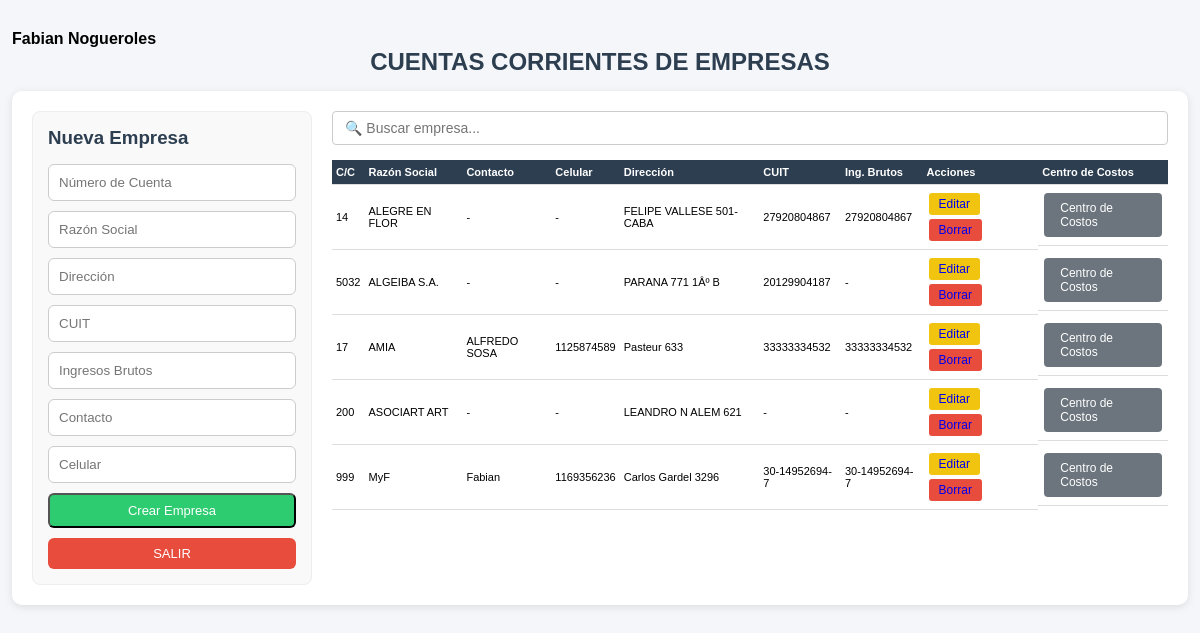
The page /php/00_administracion/cuentas_empresas/listado_empresas.php (signed in) on the database its author committed.
### tables this page shows
CREATE TABLE `usuarios` (
  `id` int(4) NOT NULL AUTO_INCREMENT,
  `nombre` varchar(50) NOT NULL,
  `telefono` int(10) NOT NULL,
  `email` varchar(50) NOT NULL,
  `password` varchar(100) NOT NULL,
  `permisos` varchar(15) NOT NULL,
  `estado` varchar(15) NOT NULL,
  `nom_apellido` varchar(50) NOT NULL,
  PRIMARY KEY (`id`)
);

CREATE TABLE `cuenta_empresa` (
  `id` int(4) NOT NULL AUTO_INCREMENT,
  `id_empresa` int(4) NOT NULL,
  `razon_social` varchar(50) NOT NULL,
  `dir` varchar(50) NOT NULL,
  `cuit` varchar(20) DEFAULT NULL,
  `inc_brutos` varchar(20) DEFAULT NULL,
  `contacto_1` varchar(50) DEFAULT NULL,
  `cel_1` int(10) DEFAULT NULL,
  `observaciones` int(4) NOT NULL,
  PRIMARY KEY (`id`)
);

### funciones/funciones.php (called while the page is built, shortened)
<?php
function nombre_usuario()
{
    $id = $_SESSION['id_usuario'];
    $sql = "SELECT * FROM usuarios WHERE id = :id LIMIT 1";
    $pdo = conexion();
    $stmt = $pdo->prepare($sql);
    $stmt->bindParam(':id', $id, PDO::PARAM_INT);
    $stmt->execute();
    $row = $stmt->fetch(PDO::FETCH_ASSOC);
    return [
        'id' => $id,
        'nombre' => $row['nom_apellido'] ?? ''
    ];
}
function conexion()
{
    $host = 'localhost';
    $db   = 'app_viajes';
    $user = 'root';
    $pass = 'belgrado';
    try {
        $dsn = "mysql:host=$host;dbname=$db;charset=utf8mb4";
        $conn = new PDO($dsn, $user, $pass, [
            PDO::ATTR_ERRMODE => PDO::ERRMODE_EXCEPTION,
            PDO::ATTR_DEFAULT_FETCH_MODE => PDO::FETCH_ASSOC,
            PDO::MYSQL_ATTR_INIT_COMMAND => "SET NAMES utf8mb4"
        ]);
        return $conn;
    } catch (PDOException $e) {
        echo "Error de conexión: " . $e->getMessage();
    }
}
?>
<?php
function obtenerEmpresas()
{
    $pdo = conexion();
    $sql = "SELECT * FROM cuenta_empresa ORDER BY razon_social ASC";
    return $pdo->query($sql)->fetchAll(PDO::FETCH_ASSOC);
}

### php/00_administracion/cuentas_empresas/listado_empresas.php (the view, shortened to what this page needs)
<?php
include_once "../../../funciones/funciones.php";
$usuario = nombre_usuario();
$nombre_usuario = $usuario['nombre'];
$empresa = null;
$empresas = obtenerEmpresas();
?>
<!DOCTYPE html>
<html lang="es">
<head>
    <link rel="stylesheet" href="../../../css/estilos.css">
</head>
<body>
    <div class="container">
        <span><strong><?php echo htmlspecialchars($nombre_usuario) ?></strong></span>
        <h2 class="text-center">CUENTAS CORRIENTES DE EMPRESAS</h2>
        <div class="card operadores-layout">
            <div class="col-form">
                <h3><?= $empresa ? "Editar Empresa" : "Nueva Empresa"; ?></h3>
                <form method="POST">
                    <input type="number" name="numero_cuenta"
                        placeholder="Número de Cuenta"
                        value="<?= $empresa['id_empresa'] ?? '' ?>" required>
                    <input type="text" name="razon_social"
                        placeholder="Razón Social"
                        value="<?= $empresa['razon_social'] ?? '' ?>" required>
                    <input type="text" name="dir"
                        placeholder="Dirección"
                        value="<?= $empresa['dir'] ?? '' ?>">
                    <input type="text" name="cuit"
                        placeholder="CUIT"
                        value="<?= $empresa['cuit'] ?? '' ?>">
                    <input type="text" name="inc_brutos"
                        placeholder="Ingresos Brutos"
                        value="<?= $empresa['inc_brutos'] ?? '' ?>">
                    <input type="text" name="contacto_1"
                        placeholder="Contacto"
                        value="<?= $empresa['contacto_1'] ?? '' ?>">
                    <input type="text" name="cel_1"
                        placeholder="Celular"
                        value="<?= $empresa['cel_1'] ?? '' ?>">
                    <button type="submit" name="guardar" class="btn btn-success">
                        <?= $empresa ? "Actualizar" : "Crear Empresa"; ?>
                    </button>
                    <a href="../../inicio_0.php" class="btn btn-danger">SALIR</a>
                </form>
            </div>
            <div class="col-tabla">
                <div class="buscador">
                    <input type="text" id="buscarEmpresa" placeholder="🔍 Buscar empresa...">
                </div>
                <table class="table" id="tablaEmpresas">
                    <thead>
                        <tr>
                            <th>C/C</th>
                            <th>Razón Social</th>
                            <th>Contacto</th>
                            <th>Celular</th>
                            <th>Dirección</th>
                            <th>CUIT</th>
                            <th>Ing. Brutos</th>
                            <th>Acciones</th>
                            <th>Centro de Costos</th>
                        </tr>
                    </thead>
                    <tbody>
                        <?php if (empty($empresas)): ?>
                            <tr>
                                <td colspan="9" style="text-align:center; color:#999;">No hay empresas registradas</td>
                            </tr>
                        <?php else: ?>
                            <?php foreach ($empresas as $e): ?>
                                <tr>
                                    <td><?= htmlspecialchars($e['id_empresa']) ?></td>
                                    <td><?= htmlspecialchars($e['razon_social']) ?></td>
                                    <td><?= htmlspecialchars($e['contacto_1'] ?? '-') ?></td>
                                    <td><?= htmlspecialchars($e['cel_1'] ?? '-') ?></td>
                                    <td><?= htmlspecialchars($e['dir'] ?? '-') ?></td>
                                    <td><?= htmlspecialchars($e['cuit'] ?? '-') ?></td>
                                    <td><?= htmlspecialchars($e['inc_brutos'] ?? '-') ?></td>
                                    <td>
                                        <a href="?editar=<?= $e['id'] ?>" class="btn-accion btn-warning">Editar</a>
                                        <a href="?borrar=<?= $e['id'] ?>" class="btn-accion btn-danger"
                                            onclick="return confirm('¿Eliminar empresa? Esto eliminará también sus centros de costo y autorizantes.')">Borrar</a>
                                    </td>
                                    <td>
                                        <a href="centro_de_costos.php?id_empresa=<?= $e['id'] ?>" class="btn-accion btn-gray">
                                            Centro de Costos
                                        </a>
                                    </td>
                                </tr>
                            <?php endforeach; ?>
                        <?php endif; ?>
                    </tbody>
                </table>
            </div>
        </div>
    </div>
</body>
</html>

### css/estilos.css (style rules this page uses)
:root { --primary: #3498db; --success: #2ecc71; --warning: #f1c40f; --danger: #e74c3c; --dark: #2c3e50; --gray: #7f8c8d; --bg: #f4f6f9; }
* { margin: 0; padding: 0; box-sizing: border-box; }
body { font-family: Arial, sans-serif; background: var(--bg); }
.container { width: 98%; max-width: 1400px; margin: 30px auto; }
h2, h3 { margin-bottom: 15px; color: var(--dark); }
.text-center { text-align: center; }
.card { background: #fff; padding: 20px; border-radius: 10px; box-shadow: 0 2px 8px rgba(0,0,0,0.1); }
.btn { display: inline-block; padding: 8px 12px; border-radius: 6px; text-decoration: none; color: #fff; font-size: 13px; text-align: center; white-space: nowrap; }
.btn-success { background: var(--success); }
.btn-warning { background: var(--warning); }
.btn-danger { background: var(--danger); }
.btn-gray { background: var(--gray); }
form { display: flex; flex-direction: column; gap: 10px; }
input, select { padding: 10px; border-radius: 6px; border: 1px solid #ccc; width: 100%; }
.table { width: 100%; border-collapse: collapse; font-size: 11px; }
.table thead { background: var(--dark); color: white; }
.table th, .table td { padding: 6px 4px; border-bottom: 1px solid #ddd; text-align: left; vertical-align: middle; }
.operadores-layout { display: grid; grid-template-columns: 280px 1fr; gap: 20px; align-items: start; }
.col-form { background: #f9f9f9; padding: 15px; border-radius: 8px; border: 1px solid #eee; position: sticky; top: 20px; }
.col-tabla { width: 100%; overflow-x: auto; }
.table td:last-child { display: flex; gap: 4px; justify-content: flex-start; align-items: center; }

### php/00_administracion/cuentas_empresas/listado_empresas.php (style rules this page uses)
.buscador { margin-bottom: 15px; }
.buscador input { width: 100%; padding: 8px 12px; border-radius: 4px; border: 1px solid #ccc; font-size: 14px; }
.btn-accion { display: inline-block; padding: 4px 10px; margin: 2px; border-radius: 3px; text-decoration: none; font-size: 12px; }
.btn-gray { background: #6c757d; color: white; padding: 8px 16px; border-radius: 4px; text-decoration: none; border: none; cursor: pointer; display: inline-block; }

### rows shown on the page
usuarios: nom_apellido "Fabian Nogueroles"
cuenta_empresa: id_empresa "14", razon_social "ALEGRE EN FLOR", contacto_1 "-", cel_1 "-", dir "FELIPE VALLESE 501-CABA", cuit "27920804867", inc_brutos "27920804867"
cuenta_empresa: id_empresa "5032", razon_social "ALGEIBA S.A.", contacto_1 "-", cel_1 "-", dir "PARANA 771 1Âº B", cuit "20129904187", inc_brutos "-"
cuenta_empresa: id_empresa "17", razon_social "AMIA", contacto_1 "ALFREDO SOSA", cel_1 "1125874589", dir "Pasteur 633", cuit "33333334532", inc_brutos "33333334532"
cuenta_empresa: id_empresa "200", razon_social "ASOCIART ART", contacto_1 "-", cel_1 "-", dir "LEANDRO N ALEM 621", cuit "-", inc_brutos "-"
cuenta_empresa: id_empresa "999", razon_social "MyF", contacto_1 "Fabian", cel_1 "1169356236", dir "Carlos Gardel 3296", cuit "30-14952694-7", inc_brutos "30-14952694-7"
